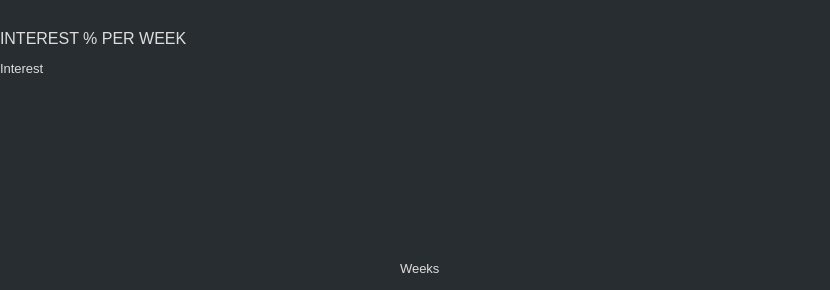
     <widget class="QGroupBox" name="m_graph">
      <property name="geometry">
       <rect>
        <x>20</x>
        <y>70</y>
        <width>830</width>
        <height>290</height>
       </rect>
      </property>
      <property name="styleSheet">
       <string notr="true">background-color: #282d31;</string>
      </property>
      <property name="title">
       <string/>
      </property>
      <widget class="QLabel" name="m_bar">
       <property name="geometry">
        <rect>
         <x>640</x>
         <y>210</y>
         <width>10</width>
         <height>16</height>
        </rect>
       </property>
       <property name="styleSheet">
        <string notr="true">background-color: blue;</string>
       </property>
       <property name="text">
        <string/>
       </property>
      </widget>
      <widget class="QLabel" name="m_chartBack">
       <property name="geometry">
        <rect>
         <x>0</x>
         <y>0</y>
         <width>830</width>
         <height>290</height>
        </rect>
       </property>
       <property name="styleSheet">
        <string notr="true">background-color: #282d31;</string>
       </property>
       <property name="text">
        <string/>
       </property>
      </widget>
      <widget class="QLabel" name="label_10">
       <property name="geometry">
        <rect>
         <x>0</x>
         <y>30</y>
         <width>211</width>
         <height>16</height>
        </rect>
       </property>
       <property name="font">
        <font>
         <pointsize>-1</pointsize>
        </font>
       </property>
       <property name="styleSheet">
        <string notr="true">color: #ddd; font-size: 16px;</string>
       </property>
       <property name="text">
        <string>INTEREST % PER WEEK</string>
       </property>
      </widget>
      <widget class="QLabel" name="label_12">
       <property name="geometry">
        <rect>
         <x>400</x>
         <y>260</y>
         <width>51</width>
         <height>16</height>
        </rect>
       </property>
       <property name="font">
        <font>
         <pointsize>-1</pointsize>
        </font>
       </property>
       <property name="styleSheet">
        <string notr="true">color: #ddd; font-size: 13px;</string>
       </property>
       <property name="text">
        <string>Weeks</string>
       </property>
      </widget>
      <widget class="QLabel" name="label_15">
       <property name="geometry">
        <rect>
         <x>20</x>
         <y>260</y>
         <width>51</width>
         <height>16</height>
        </rect>
       </property>
       <property name="font">
        <font>
         <family>Lato</family>
         <pointsize>8</pointsize>
        </font>
       </property>
       <property name="styleSheet">
        <string notr="true">color: #555</string>
       </property>
       <property name="text">
        <string/>
       </property>
      </widget>
      <widget class="QLabel" name="label_16">
       <property name="geometry">
        <rect>
         <x>0</x>
         <y>60</y>
         <width>51</width>
         <height>16</height>
        </rect>
       </property>
       <property name="font">
        <font>
         <pointsize>-1</pointsize>
        </font>
       </property>
       <property name="styleSheet">
        <string notr="true">color: #ddd; font-size: 13px;</string>
       </property>
       <property name="text">
        <string>Interest</string>
       </property>
      </widget>
     </widget>
